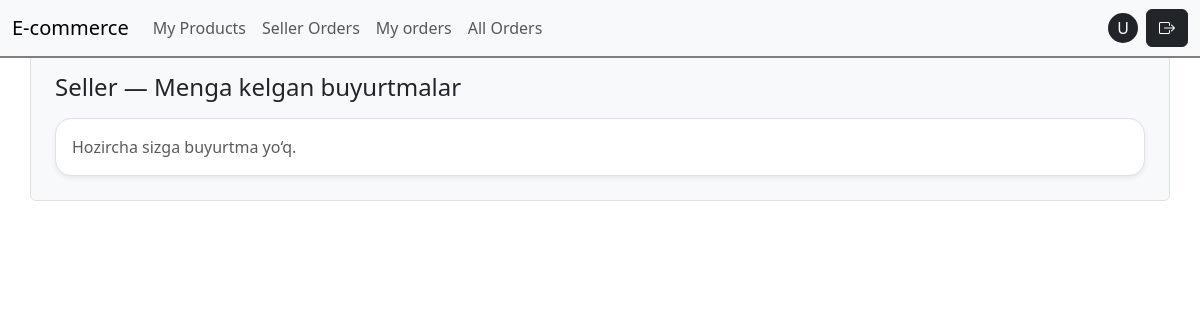
/seller/orders/ (signed in), run on an earlier commit of the app's database.
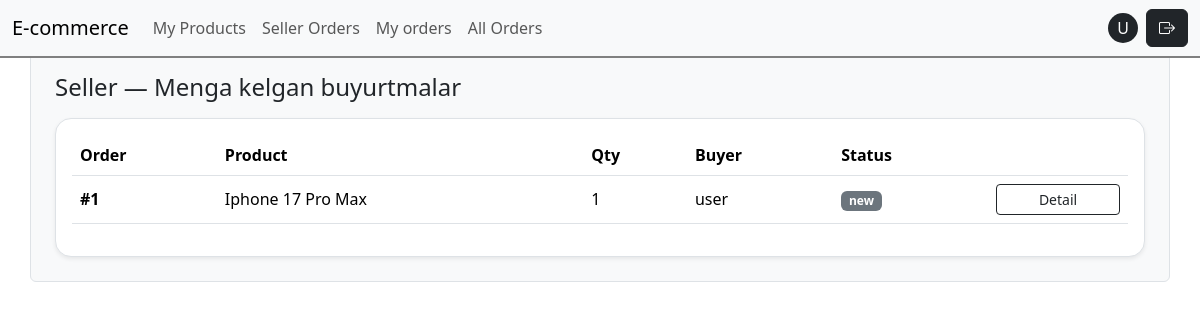
And on a later commit of the database.
### orders/models.py (models this page shows, shortened)
class OrderItem(models.Model):
   STATUS_NEW = "new"  # yangi buyurtma
   STATUS_PROCESSING = "processing"  # tayyorlanmoqda
   STATUS_DELIVERED = "delivered"  # yetkazildi
   STATUS_CANCELED = "canceled"  # bekor qilindi
   STATUS_CHOICES = [
       (STATUS_NEW, "New"),
       (STATUS_PROCESSING, "Processing"),
       (STATUS_DELIVERED, "Delivered"),
       (STATUS_CANCELED, "Canceled"),
   ]
   order = models.ForeignKey(  # qaysi orderga tegishli
       Order, on_delete=models.CASCADE, related_name="items")
   status = models.CharField(max_length=20, choices=STATUS_CHOICES, default=STATUS_NEW)  # order holati
   product = models.ForeignKey(Product,
       on_delete=models.PROTECT,  # order bo‘lsa product o‘chib ketmasin (tarix saqlansin)
       related_name="order_items")
   seller = models.ForeignKey(  # buyurtma qaysi sotuvchiga borishini ajratish uchun
       settings.AUTH_USER_MODEL,
       on_delete=models.PROTECT,
       related_name="sold_items")
   qty = models.PositiveIntegerField(default=1)  # soni
   unit_price = models.DecimalField(max_digits=12, decimal_places=2, default=Decimal("0.00"))  # bitta narx

class Order(models.Model):
   user = models.ForeignKey(  # buyurtma egasi (xaridor)
       settings.AUTH_USER_MODEL,
       on_delete=models.CASCADE,
       related_name="orders"
   )
   full_name = models.CharField(max_length=120)  # checkoutdagi ism-familiya
   phone = models.CharField(max_length=30)  # telefon
   address = models.TextField()  # manzil (sodda variant)
   delivery_method = models.CharField(max_length=50, default="standard")  # yetkazish turi
   note = models.TextField(blank=True)  # izoh (ixtiyoriy)
   created_at = models.DateTimeField(auto_now_add=True)  # yaratilgan vaqt

### catalog/models.py (models this page shows, shortened)
class Product(models.Model):
   seller = models.ForeignKey(settings.AUTH_USER_MODEL, on_delete=models.CASCADE, related_name='products')
   category = models.ForeignKey(Category, on_delete=models.SET_NULL,null=True, blank=True, related_name="products" )
   name = models.CharField(max_length=200)
   slug = models.SlugField(max_length=220, unique=True)
   price = models.DecimalField(max_digits=12, decimal_places=2)
   short_description = models.CharField(max_length=255, blank=True)
   description = models.TextField(blank=True)
   stock = models.PositiveIntegerField(default=0)
   is_active = models.BooleanField(default=True)
   main_image = models.ImageField(upload_to="products/main/", blank=True, null=True)
   created_at = models.DateTimeField(auto_now_add=True)

### accounts/models.py (models this page shows, shortened)
class User(AbstractUser):
    class Role(models.TextChoices):
        BUYER = "BUYER", "Buyer"
        SELLER = "SELLER", "Seller"
    role = models.CharField(
        choices=Role.choices,
        default=Role.BUYER
    )
    image = models.ImageField(upload_to="avatars/", null=True, blank=True)
    phone_number = models.CharField(max_length=13, help_text="+998998889911")
    address = models.CharField(max_length=255)

### orders/views.py (the view)
# urls.py: path("seller/orders/", views.SellerOrderItemListView.as_view(), name="seller_order_items"),
class SellerOrderItemListView(SellerRequiredMixin, ListView):
   model = OrderItem
   template_name = "orders/seller/order_items.html"
   context_object_name = "items"
   paginate_by = 20
   def get_queryset(self):
       return (
           OrderItem.objects
           .filter(seller=self.request.user)
           .select_related("order", "product", "order__user")  # buyer info uchun
           .order_by("-order__created_at")
       )

### catalog/mixins.py (called while the page is built)
    def test_func(self):
        user = self.request.user
        return user.is_authenticated and getattr(user , "role", None) == 'SELLER'

### templates/orders/seller/order_items.html (shortened to what this page needs)
{% extends "base.html" %}
{% block body %}
<div class="container bg-light border rounded p-4 my-5">
  <h1 class="h4 mb-3">Seller — Menga kelgan buyurtmalar</h1>
<div class="card shadow-sm border rounded-4">
 <div class="card-body">
   {% if items %}
     <div class="table-responsive">
       <table class="table align-middle"><thead><tr>
             <th>Order</th>
             <th>Product</th>
             <th>Qty</th>
             <th>Buyer</th>
             <th>Status</th>
             <th style="width:140px;"></th>
           </tr></thead><tbody>
           {% for it in items %}
             <tr>
               <td class="fw-semibold">#{{ it.order.id }}</td>
               <td>{{ it.product.name }}</td>
               <td>{{ it.qty }}</td>
               <td>{{ it.order.user.username }}</td>
               <td><span class="badge bg-secondary">{{ it.status }}</span></td>
               <td>
                 <a class="btn btn-outline-dark btn-sm w-100"
                    href="{% url 'seller_order_item_detail' it.id %}">
                   Detail
                 </a></td></tr>
           {% endfor %}
         </tbody></table></div>
   {% else %}
     <p class="text-muted mb-0">Hozircha sizga buyurtma yo‘q.</p>
   {% endif %}</div></div>
</div>
{% endblock %}

What changed in the data, as far as the page shows it:
added OrderItem: order.id "1", product.name "Iphone 17 Pro Max", qty "1", order.user.username "user", status "new"
Also different on the page:
text no longer shown: "Hozircha sizga buyurtma yo‘q."
text now shown: "Order Product Qty Buyer Status"
